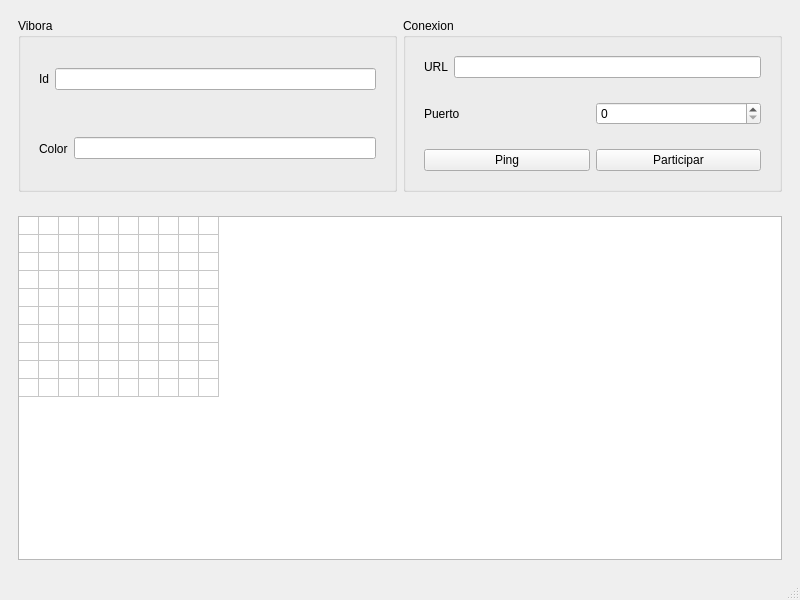
<?xml version="1.0" encoding="UTF-8"?>
<ui version="4.0">
 <class>Cliente</class>
 <widget class="QMainWindow" name="MainWindow">
  <property name="geometry">
   <rect>
    <x>0</x>
    <y>0</y>
    <width>800</width>
    <height>600</height>
   </rect>
  </property>
  <property name="windowTitle">
   <string>MainWindow</string>
  </property>
  <widget class="QWidget" name="centralwidget">
   <layout class="QVBoxLayout" name="verticalLayout_2">
    <item>
     <layout class="QVBoxLayout" name="verticalLayout">
      <item>
       <widget class="QWidget" name="Buttons" native="true">
        <layout class="QHBoxLayout" name="horizontalLayout_2">
         <item>
          <layout class="QHBoxLayout" name="horizontalLayout">
           <item>
            <widget class="QGroupBox" name="Vibora">
             <property name="title">
              <string>Vibora</string>
             </property>
             <layout class="QVBoxLayout" name="verticalLayout_8">
              <item>
               <layout class="QVBoxLayout" name="verticalLayout_6">
                <item>
                 <widget class="QWidget" name="Id" native="true">
                  <layout class="QHBoxLayout" name="horizontalLayout_4">
                   <item>
                    <layout class="QHBoxLayout" name="horizontalLayout_3">
                     <item>
                      <widget class="QLabel" name="label_2">
                       <property name="text">
                        <string>Id</string>
                       </property>
                      </widget>
                     </item>
                     <item>
                      <widget class="QLineEdit" name="lineEdit_2"/>
                     </item>
                    </layout>
                   </item>
                  </layout>
                 </widget>
                </item>
                <item>
                 <widget class="QWidget" name="Color" native="true">
                  <layout class="QHBoxLayout" name="horizontalLayout_6">
                   <item>
                    <layout class="QHBoxLayout" name="horizontalLayout_5">
                     <item>
                      <widget class="QLabel" name="label">
                       <property name="text">
                        <string>Color</string>
                       </property>
                      </widget>
                     </item>
                     <item>
                      <widget class="QLineEdit" name="lineEdit"/>
                     </item>
                    </layout>
                   </item>
                  </layout>
                 </widget>
                </item>
               </layout>
              </item>
             </layout>
            </widget>
           </item>
           <item>
            <widget class="QGroupBox" name="Conexion">
             <property name="title">
              <string>Conexion</string>
             </property>
             <layout class="QVBoxLayout" name="verticalLayout_7">
              <item>
               <layout class="QVBoxLayout" name="verticalLayout_5">
                <item>
                 <widget class="QWidget" name="URL" native="true">
                  <layout class="QHBoxLayout" name="horizontalLayout_12">
                   <item>
                    <layout class="QHBoxLayout" name="horizontalLayout_9">
                     <item>
                      <widget class="QLabel" name="label_3">
                       <property name="text">
                        <string>URL</string>
                       </property>
                      </widget>
                     </item>
                     <item>
                      <widget class="QLineEdit" name="lineEdit_3"/>
                     </item>
                    </layout>
                   </item>
                  </layout>
                 </widget>
                </item>
                <item>
                 <widget class="QWidget" name="Puerto" native="true">
                  <layout class="QHBoxLayout" name="horizontalLayout_10">
                   <item>
                    <layout class="QHBoxLayout" name="horizontalLayout_7">
                     <item>
                      <widget class="QLabel" name="label_4">
                       <property name="text">
                        <string>Puerto</string>
                       </property>
                      </widget>
                     </item>
                     <item>
                      <widget class="QSpinBox" name="spinBox"/>
                     </item>
                    </layout>
                   </item>
                  </layout>
                 </widget>
                </item>
                <item>
                 <widget class="QWidget" name="Botones" native="true">
                  <layout class="QHBoxLayout" name="horizontalLayout_11">
                   <item>
                    <layout class="QHBoxLayout" name="horizontalLayout_8">
                     <item>
                      <widget class="QPushButton" name="Ping">
                       <property name="text">
                        <string>Ping</string>
                       </property>
                      </widget>
                     </item>
                     <item>
                      <widget class="QPushButton" name="Participar">
                       <property name="text">
                        <string>Participar</string>
                       </property>
                      </widget>
                     </item>
                    </layout>
                   </item>
                  </layout>
                 </widget>
                </item>
               </layout>
              </item>
             </layout>
            </widget>
           </item>
          </layout>
         </item>
        </layout>
       </widget>
      </item>
      <item>
       <widget class="QWidget" name="Grind" native="true">
        <layout class="QVBoxLayout" name="verticalLayout_4">
         <item>
          <layout class="QVBoxLayout" name="verticalLayout_3">
           <item>
            <widget class="QTableWidget" name="Tabla">
             <property name="rowCount">
              <number>10</number>
             </property>
             <property name="columnCount">
              <number>10</number>
             </property>
             <attribute name="horizontalHeaderVisible">
              <bool>false</bool>
             </attribute>
             <attribute name="horizontalHeaderDefaultSectionSize">
              <number>10</number>
             </attribute>
             <attribute name="horizontalHeaderMinimumSectionSize">
              <number>1</number>
             </attribute>
             <attribute name="verticalHeaderVisible">
              <bool>false</bool>
             </attribute>
             <attribute name="verticalHeaderDefaultSectionSize">
              <number>10</number>
             </attribute>
             <attribute name="verticalHeaderMinimumSectionSize">
              <number>1</number>
             </attribute>
             <row/>
             <row/>
             <row/>
             <row/>
             <row/>
             <row/>
             <row/>
             <row/>
             <row/>
             <row/>
             <column/>
             <column/>
             <column/>
             <column/>
             <column/>
             <column/>
             <column/>
             <column/>
             <column/>
             <column/>
            </widget>
           </item>
          </layout>
         </item>
        </layout>
       </widget>
      </item>
     </layout>
    </item>
   </layout>
  </widget>
  <widget class="QMenuBar" name="menubar">
   <property name="geometry">
    <rect>
     <x>0</x>
     <y>0</y>
     <width>800</width>
     <height>25</height>
    </rect>
   </property>
  </widget>
  <widget class="QStatusBar" name="statusbar"/>
 </widget>
 <resources/>
 <connections/>
</ui>
